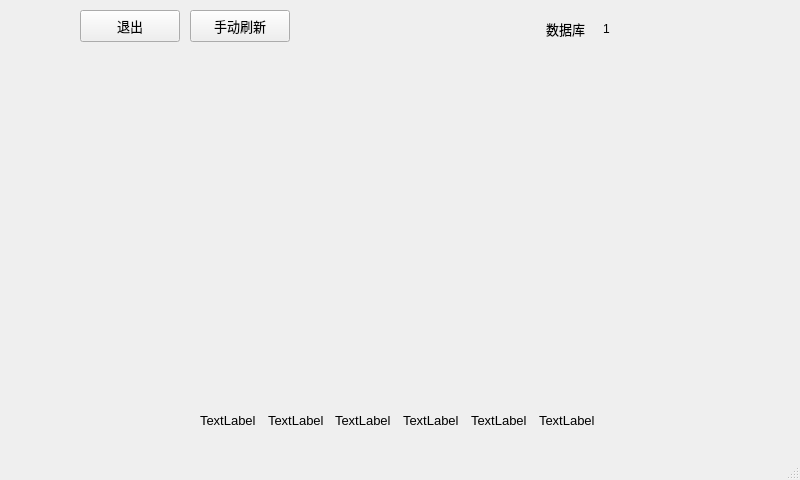
<?xml version="1.0" encoding="UTF-8"?>
<ui version="4.0">
 <class>DrawGraph</class>
 <widget class="QMainWindow" name="DrawGraph">
  <property name="geometry">
   <rect>
    <x>0</x>
    <y>0</y>
    <width>800</width>
    <height>480</height>
   </rect>
  </property>
  <property name="windowTitle">
   <string>DrawGraph</string>
  </property>
  <property name="styleSheet">
   <string notr="true">#DrawGraph{border-image: url(:/images/6.jpg);}</string>
  </property>
  <widget class="QWidget" name="centralwidget">
   <widget class="QPushButton" name="refresh">
    <property name="geometry">
     <rect>
      <x>190</x>
      <y>10</y>
      <width>100</width>
      <height>32</height>
     </rect>
    </property>
    <property name="font">
     <font>
      <pointsize>10</pointsize>
     </font>
    </property>
    <property name="text">
     <string>手动刷新</string>
    </property>
   </widget>
   <widget class="QWidget" name="layoutWidget">
    <property name="geometry">
     <rect>
      <x>540</x>
      <y>20</y>
      <width>91</width>
      <height>18</height>
     </rect>
    </property>
    <layout class="QHBoxLayout" name="horizontalLayout">
     <item>
      <widget class="QLabel" name="label_tip">
       <property name="minimumSize">
        <size>
         <width>35</width>
         <height>0</height>
        </size>
       </property>
       <property name="maximumSize">
        <size>
         <width>45</width>
         <height>16777215</height>
        </size>
       </property>
       <property name="font">
        <font>
         <pointsize>10</pointsize>
        </font>
       </property>
       <property name="text">
        <string>数据库</string>
       </property>
      </widget>
     </item>
     <item>
      <widget class="QLabel" name="lightInd">
       <property name="maximumSize">
        <size>
         <width>20</width>
         <height>16777215</height>
        </size>
       </property>
       <property name="text">
        <string>1</string>
       </property>
      </widget>
     </item>
    </layout>
   </widget>
   <widget class="QWidget" name="verticalLayoutWidget">
    <property name="geometry">
     <rect>
      <x>50</x>
      <y>60</y>
      <width>661</width>
      <height>341</height>
     </rect>
    </property>
    <layout class="QVBoxLayout" name="verticalLayout"/>
   </widget>
   <widget class="QPushButton" name="exitButton">
    <property name="geometry">
     <rect>
      <x>80</x>
      <y>10</y>
      <width>100</width>
      <height>32</height>
     </rect>
    </property>
    <property name="font">
     <font>
      <pointsize>10</pointsize>
     </font>
    </property>
    <property name="text">
     <string>退出</string>
    </property>
   </widget>
   <widget class="QWidget" name="layoutWidget">
    <property name="geometry">
     <rect>
      <x>200</x>
      <y>410</y>
      <width>400</width>
      <height>20</height>
     </rect>
    </property>
    <layout class="QHBoxLayout" name="horizontalLayout_5">
     <item>
      <layout class="QHBoxLayout" name="horizontalLayout_2">
       <item>
        <widget class="QLabel" name="LST">
         <property name="font">
          <font>
           <pointsize>10</pointsize>
          </font>
         </property>
         <property name="text">
          <string>TextLabel</string>
         </property>
        </widget>
       </item>
       <item>
        <widget class="QLabel" name="LST_num">
         <property name="font">
          <font>
           <pointsize>10</pointsize>
          </font>
         </property>
         <property name="text">
          <string>TextLabel</string>
         </property>
        </widget>
       </item>
      </layout>
     </item>
     <item>
      <layout class="QHBoxLayout" name="horizontalLayout_3">
       <item>
        <widget class="QLabel" name="licha">
         <property name="font">
          <font>
           <pointsize>10</pointsize>
          </font>
         </property>
         <property name="text">
          <string>TextLabel</string>
         </property>
        </widget>
       </item>
       <item>
        <widget class="QLabel" name="licha_num">
         <property name="font">
          <font>
           <pointsize>10</pointsize>
          </font>
         </property>
         <property name="text">
          <string>TextLabel</string>
         </property>
        </widget>
       </item>
      </layout>
     </item>
     <item>
      <layout class="QHBoxLayout" name="horizontalLayout_4">
       <item>
        <widget class="QLabel" name="TVDI">
         <property name="font">
          <font>
           <pointsize>10</pointsize>
          </font>
         </property>
         <property name="text">
          <string>TextLabel</string>
         </property>
        </widget>
       </item>
       <item>
        <widget class="QLabel" name="TVDI_num">
         <property name="font">
          <font>
           <pointsize>10</pointsize>
          </font>
         </property>
         <property name="text">
          <string>TextLabel</string>
         </property>
        </widget>
       </item>
      </layout>
     </item>
    </layout>
   </widget>
  </widget>
  <widget class="QMenuBar" name="menubar">
   <property name="geometry">
    <rect>
     <x>0</x>
     <y>0</y>
     <width>800</width>
     <height>24</height>
    </rect>
   </property>
  </widget>
  <widget class="QStatusBar" name="statusbar"/>
 </widget>
 <resources/>
 <connections/>
</ui>
